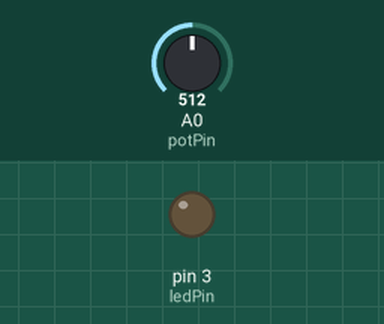
Simulated run of this sketch. Board: Arduino Uno, built with avr-gcc and run on an emulated ATmega328P. Parts: output pins drawn as LEDs (lit = HIGH). Inputs (shaded band) come from the test bench; at power-on: A0 (potPin) = 512.

Above: at 1.2 s.
1.3 s: A0 (potPin) set to 0
At 1.9 s:
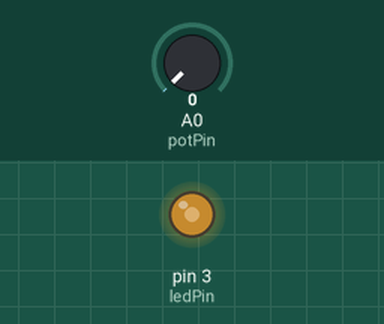
2.8 s: A0 (potPin) set to 4
5.8 s: A0 (potPin) set to 122
At 6.1 s:
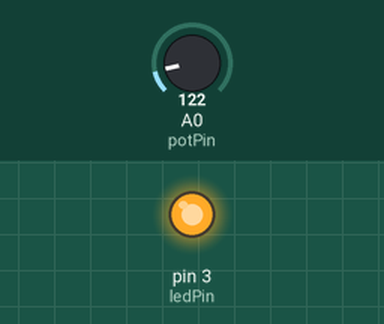
Timing chart, 0 to 14.8 s (numbered marks = the images above; inputs shaded):
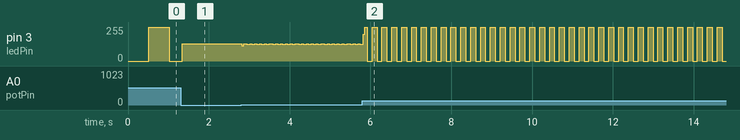

Measured:
- by itself, pin 3 (ledPin): moves between 0/255 and 255/255, repeating every 0.73 s

The sketch:

blink-without-delay.ino
```cpp
// Blink without delay(), i.e. multitasking on Arduino:
// Use the timer function millis() to check how long the
// LED has been on or off for, and switch when needed

// Stores the time when LED was last changed
unsigned long lastSwitchMillis = 0;

// Stores whether the LED is currently on or off
int ledState = LOW; // LOW = 0, HIGH = 1

int ledPin = 3;
int potPin = A0;

// How long to blink on/off for
// NOTE this default value of 500 will not be used once we start
// reading from the pot instead on line 31 beloq
int blinkInterval = 500;

void setup(){
  pinMode(ledPin, OUTPUT);
  Serial.begin( 9600 );  // ask to use the USB connection to print things
} // setup


void loop(){

  blinkInterval = analogRead( potPin ); // use the pot reading for blink time

  unsigned long millisNow = millis();  // current time

  unsigned long timeSinceLastSwitch = millisNow - lastSwitchMillis;

  // "if it's been long enough since the last LED switch, it's
  //  time to switch it again"
  if( timeSinceLastSwitch >= blinkInterval ){

    // If we get here, we know we need to do SOMETHING,
    // but WHAT exactly? Switch the LED on or off?
    // We need to ask another question:

    // Toggle the LED state to its opposite
    if( ledState == LOW ){  // asking
      ledState = HIGH;  // seting
    } else {
      ledState = LOW;
    } // else

    digitalWrite( ledPin, ledState ); // actually change the LED

    // Update the last switch time to be the current time, so that
    // our next check (line 32) works the next time loop() runs
    lastSwitchMillis = millisNow;


  } // end time check if


} // loop
```
